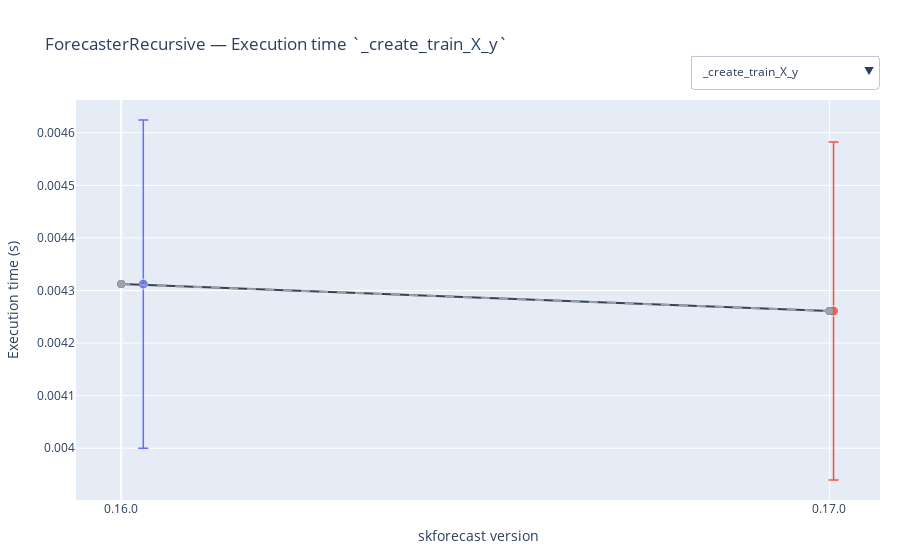

The notebook cell saved with this chart:
### Code cell
plot_benchmark_results_v2(
    results_benchmark_all,
    forecaster_names=['ForecasterRecursive', 'ForecasterAutoreg'],
    regressors='DummyRegressor',
    add_mean=True,
    add_median=True
)

### Figure 1 — Plotly figure (JSON) as saved in the notebook; plotly's stock layout.template omitted (floating-point values rounded to 4 significant figures)
{"data": [{"error_y": {"array": [0.0003121], "color": "#636EFA", "thickness": 1.5, "type": "data", "visible": true, "width": 5}, "hovertemplate": "%{text}<extra></extra>", "marker": {"color": "#636EFA", "line": {"color": "white", "width": 1}, "opacity": 0.85, "size": 10}, "mode": "markers", "text": ["Forecaster: ForecasterRecursive<br>Regressor: DummyRegressor<br>Function: ForecasterRecursive__create_train_X_y<br>Function_hash: 59b823f1ff395872fac4f7578bd859fa<br>Method: _create_train_X_y<br>Datetime: 2025-08-25 11:26:56.948536<br>Python version: 3.12.11<br>skforecast version: 0.16.0<br>numpy version: 2.1.3<br>pandas version: 2.3.2<br>sklearn version: 1.6.1<br>lightgbm version: 4.6.0<br>Platform: Linux-6.11.0-1018-azure-x86_64-with-glibc2.39<br>Processor: x86_64<br>CPU count: 4<br>Memory (GB): 16.77<br>Run time avg: 0.004312 s<br>Run time median: 0.004247 s<br>Run time p95: 0.004396 s<br>Run time std: 0.000312 s<br>Nº repeats: 30"], "type": "scatter", "visible": true, "x": [0.0312], "y": [0.004312]}, {"error_y": {"array": [0.0003214], "color": "#EF553B", "thickness": 1.5, "type": "data", "visible": true, "width": 5}, "hovertemplate": "%{text}<extra></extra>", "marker": {"color": "#EF553B", "line": {"color": "white", "width": 1}, "opacity": 0.85, "size": 10}, "mode": "markers", "text": ["Forecaster: ForecasterRecursive<br>Regressor: DummyRegressor<br>Function: ForecasterRecursive__create_train_X_y<br>Function_hash: 59b823f1ff395872fac4f7578bd859fa<br>Method: _create_train_X_y<br>Datetime: 2025-08-25 11:25:01.633692<br>Python version: 3.12.11<br>skforecast version: 0.17.0<br>numpy version: 2.1.3<br>pandas version: 2.3.2<br>sklearn version: 1.6.1<br>lightgbm version: 4.6.0<br>Platform: Linux-6.11.0-1018-azure-x86_64-with-glibc2.39<br>Processor: x86_64<br>CPU count: 4<br>Memory (GB): 16.77<br>Run time avg: 0.004261 s<br>Run time median: 0.004189 s<br>Run time p95: 0.004373 s<br>Run time std: 0.000321 s<br>Nº repeats: 30"], "type": "scatter", "visible": true, "x": [1.006], "y": [0.004261]}, {"error_y": {"array": [0.0002072], "color": "#636EFA", "thickness": 1.5, "type": "data", "visible": true, "width": 5}, "hovertemplate": "%{text}<extra></extra>", "marker": {"color": "#636EFA", "line": {"color": "white", "width": 1}, "opacity": 0.85, "size": 10}, "mode": "markers", "text": ["Forecaster: ForecasterRecursive<br>Regressor: DummyRegressor<br>Function: ForecasterRecursive_fit<br>Function_hash: 9d73eaf5faa980194d715362601eed68<br>Method: fit<br>Datetime: 2025-08-25 11:26:57.009134<br>Python version: 3.12.11<br>skforecast version: 0.16.0<br>numpy version: 2.1.3<br>pandas version: 2.3.2<br>sklearn version: 1.6.1<br>lightgbm version: 4.6.0<br>Platform: Linux-6.11.0-1018-azure-x86_64-with-glibc2.39<br>Processor: x86_64<br>CPU count: 4<br>Memory (GB): 16.77<br>Run time avg: 0.005409 s<br>Run time median: 0.005339 s<br>Run time p95: 0.005754 s<br>Run time std: 0.000207 s<br>Nº repeats: 10"], "type": "scatter", "visible": false, "x": [0.0196], "y": [0.005409]}, {"error_y": {"array": [0.0001613], "color": "#EF553B", "thickness": 1.5, "type": "data", "visible": true, "width": 5}, "hovertemplate": "%{text}<extra></extra>", "marker": {"color": "#EF553B", "line": {"color": "white", "width": 1}, "opacity": 0.85, "size": 10}, "mode": "markers", "text": ["Forecaster: ForecasterRecursive<br>Regressor: DummyRegressor<br>Function: ForecasterRecursive_fit<br>Function_hash: 9d73eaf5faa980194d715362601eed68<br>Method: fit<br>Datetime: 2025-08-25 11:25:01.691309<br>Python version: 3.12.11<br>skforecast version: 0.17.0<br>numpy version: 2.1.3<br>pandas version: 2.3.2<br>sklearn version: 1.6.1<br>lightgbm version: 4.6.0<br>Platform: Linux-6.11.0-1018-azure-x86_64-with-glibc2.39<br>Processor: x86_64<br>CPU count: 4<br>Memory (GB): 16.77<br>Run time avg: 0.005308 s<br>Run time median: 0.005252 s<br>Run time p95: 0.005579 s<br>Run time std: 0.000161 s<br>Nº repeats: 10"], "type": "scatter", "visible": false, "x": [1.005], "y": [0.005308]}, {"error_y": {"array": [2.541e-05], "color": "#636EFA", "thickness": 1.5, "type": "data", "visible": true, "width": 5}, "hovertemplate": "%{text}<extra></extra>", "marker": {"color": "#636EFA", "line": {"color": "white", "width": 1}, "opacity": 0.85, "size": 10}, "mode": "markers", "text": ["Forecaster: ForecasterRecursive<br>Regressor: DummyRegressor<br>Function: ForecasterRecursive_check_predict_inputs<br>Function_hash: e5142828938182d8f4d6d18f008a3ea4<br>Method: check_predict_inputs<br>Datetime: 2025-08-25 11:26:57.026558<br>Python version: 3.12.11<br>skforecast version: 0.16.0<br>numpy version: 2.1.3<br>pandas version: 2.3.2<br>sklearn version: 1.6.1<br>lightgbm version: 4.6.0<br>Platform: Linux-6.11.0-1018-azure-x86_64-with-glibc2.39<br>Processor: x86_64<br>CPU count: 4<br>Memory (GB): 16.77<br>Run time avg: 0.000211 s<br>Run time median: 0.000203 s<br>Run time p95: 0.000244 s<br>Run time std: 0.000025 s<br>Nº repeats: 30"], "type": "scatter", "visible": false, "x": [0.03347], "y": [0.000211]}, {"error_y": {"array": [2.321e-05], "color": "#EF553B", "thickness": 1.5, "type": "data", "visible": true, "width": 5}, "hovertemplate": "%{text}<extra></extra>", "marker": {"color": "#EF553B", "line": {"color": "white", "width": 1}, "opacity": 0.85, "size": 10}, "mode": "markers", "text": ["Forecaster: ForecasterRecursive<br>Regressor: DummyRegressor<br>Function: ForecasterRecursive_check_predict_inputs<br>Function_hash: e5142828938182d8f4d6d18f008a3ea4<br>Method: check_predict_inputs<br>Datetime: 2025-08-25 11:25:01.709046<br>Python version: 3.12.11<br>skforecast version: 0.17.0<br>numpy version: 2.1.3<br>pandas version: 2.3.2<br>sklearn version: 1.6.1<br>lightgbm version: 4.6.0<br>Platform: Linux-6.11.0-1018-azure-x86_64-with-glibc2.39<br>Processor: x86_64<br>CPU count: 4<br>Memory (GB): 16.77<br>Run time avg: 0.000216 s<br>Run time median: 0.000210 s<br>Run time p95: 0.000251 s<br>Run time std: 0.000023 s<br>Nº repeats: 30"], "type": "scatter", "visible": false, "x": [1.049], "y": [0.0002164]}, {"error_y": {"array": [8.783e-05], "color": "#636EFA", "thickness": 1.5, "type": "data", "visible": true, "width": 5}, "hovertemplate": "%{text}<extra></extra>", "marker": {"color": "#636EFA", "line": {"color": "white", "width": 1}, "opacity": 0.85, "size": 10}, "mode": "markers", "text": ["Forecaster: ForecasterRecursive<br>Regressor: DummyRegressor<br>Function: ForecasterRecursive__create_predict_inputs<br>Function_hash: 00720cf9fd37bb5bfbe41ab05dd1e25a<br>Method: _create_predict_inputs<br>Datetime: 2025-08-25 11:26:57.094355<br>Python version: 3.12.11<br>skforecast version: 0.16.0<br>numpy version: 2.1.3<br>pandas version: 2.3.2<br>sklearn version: 1.6.1<br>lightgbm version: 4.6.0<br>Platform: Linux-6.11.0-1018-azure-x86_64-with-glibc2.39<br>Processor: x86_64<br>CPU count: 4<br>Memory (GB): 16.77<br>Run time avg: 0.002125 s<br>Run time median: 0.002097 s<br>Run time p95: 0.002240 s<br>Run time std: 0.000088 s<br>Nº repeats: 30"], "type": "scatter", "visible": false, "x": [0.03138], "y": [0.002125]}, {"error_y": {"array": [6.901e-05], "color": "#EF553B", "thickness": 1.5, "type": "data", "visible": true, "width": 5}, "hovertemplate": "%{text}<extra></extra>", "marker": {"color": "#EF553B", "line": {"color": "white", "width": 1}, "opacity": 0.85, "size": 10}, "mode": "markers", "text": ["Forecaster: ForecasterRecursive<br>Regressor: DummyRegressor<br>Function: ForecasterRecursive__create_predict_inputs<br>Function_hash: 00720cf9fd37bb5bfbe41ab05dd1e25a<br>Method: _create_predict_inputs<br>Datetime: 2025-08-25 11:25:01.778164<br>Python version: 3.12.11<br>skforecast version: 0.17.0<br>numpy version: 2.1.3<br>pandas version: 2.3.2<br>sklearn version: 1.6.1<br>lightgbm version: 4.6.0<br>Platform: Linux-6.11.0-1018-azure-x86_64-with-glibc2.39<br>Processor: x86_64<br>CPU count: 4<br>Memory (GB): 16.77<br>Run time avg: 0.002169 s<br>Run time median: 0.002157 s<br>Run time p95: 0.002214 s<br>Run time std: 0.000069 s<br>Nº repeats: 30"], "type": "scatter", "visible": false, "x": [1.013], "y": [0.002169]}, {"error_y": {"array": [6.606e-05], "color": "#636EFA", "thickness": 1.5, "type": "data", "visible": true, "width": 5}, "hovertemplate": "%{text}<extra></extra>", "marker": {"color": "#636EFA", "line": {"color": "white", "width": 1}, "opacity": 0.85, "size": 10}, "mode": "markers", "text": ["Forecaster: ForecasterRecursive<br>Regressor: DummyRegressor<br>Function: ForecasterRecursive_predict<br>Function_hash: 098241567b0d263ea500b9c57823af43<br>Method: predict<br>Datetime: 2025-08-25 11:26:57.263272<br>Python version: 3.12.11<br>skforecast version: 0.16.0<br>numpy version: 2.1.3<br>pandas version: 2.3.2<br>sklearn version: 1.6.1<br>lightgbm version: 4.6.0<br>Platform: Linux-6.11.0-1018-azure-x86_64-with-glibc2.39<br>Processor: x86_64<br>CPU count: 4<br>Memory (GB): 16.77<br>Run time avg: 0.005484 s<br>Run time median: 0.005477 s<br>Run time p95: 0.005581 s<br>Run time std: 0.000066 s<br>Nº repeats: 30"], "type": "scatter", "visible": false, "x": [-0.04612], "y": [0.005484]}, {"error_y": {"array": [7.443e-05], "color": "#EF553B", "thickness": 1.5, "type": "data", "visible": true, "width": 5}, "hovertemplate": "%{text}<extra></extra>", "marker": {"color": "#EF553B", "line": {"color": "white", "width": 1}, "opacity": 0.85, "size": 10}, "mode": "markers", "text": ["Forecaster: ForecasterRecursive<br>Regressor: DummyRegressor<br>Function: ForecasterRecursive_predict<br>Function_hash: 098241567b0d263ea500b9c57823af43<br>Method: predict<br>Datetime: 2025-08-25 11:25:01.956131<br>Python version: 3.12.11<br>skforecast version: 0.17.0<br>numpy version: 2.1.3<br>pandas version: 2.3.2<br>sklearn version: 1.6.1<br>lightgbm version: 4.6.0<br>Platform: Linux-6.11.0-1018-azure-x86_64-with-glibc2.39<br>Processor: x86_64<br>CPU count: 4<br>Memory (GB): 16.77<br>Run time avg: 0.005799 s<br>Run time median: 0.005780 s<br>Run time p95: 0.005965 s<br>Run time std: 0.000074 s<br>Nº repeats: 30"], "type": "scatter", "visible": false, "x": [1.038], "y": [0.005799]}, {"error_y": {"array": [7.008e-05], "color": "#636EFA", "thickness": 1.5, "type": "data", "visible": true, "width": 5}, "hovertemplate": "%{text}<extra></extra>", "marker": {"color": "#636EFA", "line": {"color": "white", "width": 1}, "opacity": 0.85, "size": 10}, "mode": "markers", "text": ["Forecaster: ForecasterRecursive<br>Regressor: DummyRegressor<br>Function: ForecasterRecursive_predict_interval_conformal<br>Function_hash: e5b2b8e22e2931b304a30d8cdc7c802c<br>Method: predict_interval_conformal<br>Datetime: 2025-08-25 11:26:57.448052<br>Python version: 3.12.11<br>skforecast version: 0.16.0<br>numpy version: 2.1.3<br>pandas version: 2.3.2<br>sklearn version: 1.6.1<br>lightgbm version: 4.6.0<br>Platform: Linux-6.11.0-1018-azure-x86_64-with-glibc2.39<br>Processor: x86_64<br>CPU count: 4<br>Memory (GB): 16.77<br>Run time avg: 0.006011 s<br>Run time median: 0.006002 s<br>Run time p95: 0.006118 s<br>Run time std: 0.000070 s<br>Nº repeats: 30"], "type": "scatter", "visible": false, "x": [-0.02761], "y": [0.006011]}, {"error_y": {"array": [0.0001829], "color": "#EF553B", "thickness": 1.5, "type": "data", "visible": true, "width": 5}, "hovertemplate": "%{text}<extra></extra>", "marker": {"color": "#EF553B", "line": {"color": "white", "width": 1}, "opacity": 0.85, "size": 10}, "mode": "markers", "text": ["Forecaster: ForecasterRecursive<br>Regressor: DummyRegressor<br>Function: ForecasterRecursive_predict_interval_conformal<br>Function_hash: e5b2b8e22e2931b304a30d8cdc7c802c<br>Method: predict_interval_conformal<br>Datetime: 2025-08-25 11:25:02.152195<br>Python version: 3.12.11<br>skforecast version: 0.17.0<br>numpy version: 2.1.3<br>pandas version: 2.3.2<br>sklearn version: 1.6.1<br>lightgbm version: 4.6.0<br>Platform: Linux-6.11.0-1018-azure-x86_64-with-glibc2.39<br>Processor: x86_64<br>CPU count: 4<br>Memory (GB): 16.77<br>Run time avg: 0.006398 s<br>Run time median: 0.006368 s<br>Run time p95: 0.006518 s<br>Run time std: 0.000183 s<br>Nº repeats: 30"], "type": "scatter", "visible": false, "x": [1.034], "y": [0.006398]}, {"error_y": {"array": [0.0004498], "color": "#636EFA", "thickness": 1.5, "type": "data", "visible": true, "width": 5}, "hovertemplate": "%{text}<extra></extra>", "marker": {"color": "#636EFA", "line": {"color": "white", "width": 1}, "opacity": 0.85, "size": 10}, "mode": "markers", "text": ["Forecaster: ForecasterRecursive<br>Regressor: DummyRegressor<br>Function: ForecasterRecursive_backtesting<br>Function_hash: 936dae1ca00a8ed7ba0c97f2dde8c8ab<br>Method: backtesting<br>Datetime: 2025-08-25 11:26:57.820659<br>Python version: 3.12.11<br>skforecast version: 0.16.0<br>numpy version: 2.1.3<br>pandas version: 2.3.2<br>sklearn version: 1.6.1<br>lightgbm version: 4.6.0<br>Platform: Linux-6.11.0-1018-azure-x86_64-with-glibc2.39<br>Processor: x86_64<br>CPU count: 4<br>Memory (GB): 16.77<br>Run time avg: 0.073399 s<br>Run time median: 0.073117 s<br>Run time p95: 0.074089 s<br>Run time std: 0.000450 s<br>Nº repeats: 5"], "type": "scatter", "visible": false, "x": [0.04353], "y": [0.0734]}, {"error_y": {"array": [0.002284], "color": "#EF553B", "thickness": 1.5, "type": "data", "visible": true, "width": 5}, "hovertemplate": "%{text}<extra></extra>", "marker": {"color": "#EF553B", "line": {"color": "white", "width": 1}, "opacity": 0.85, "size": 10}, "mode": "markers", "text": ["Forecaster: ForecasterRecursive<br>Regressor: DummyRegressor<br>Function: ForecasterRecursive_backtesting<br>Function_hash: 936dae1ca00a8ed7ba0c97f2dde8c8ab<br>Method: backtesting<br>Datetime: 2025-08-25 11:25:02.529025<br>Python version: 3.12.11<br>skforecast version: 0.17.0<br>numpy version: 2.1.3<br>pandas version: 2.3.2<br>sklearn version: 1.6.1<br>lightgbm version: 4.6.0<br>Platform: Linux-6.11.0-1018-azure-x86_64-with-glibc2.39<br>Processor: x86_64<br>CPU count: 4<br>Memory (GB): 16.77<br>Run time avg: 0.074496 s<br>Run time median: 0.075701 s<br>Run time p95: 0.076808 s<br>Run time std: 0.002284 s<br>Nº repeats: 5"], "type": "scatter", "visible": false, "x": [0.9561], "y": [0.0745]}, {"error_y": {"array": [0.000307], "color": "#636EFA", "thickness": 1.5, "type": "data", "visible": true, "width": 5}, "hovertemplate": "%{text}<extra></extra>", "marker": {"color": "#636EFA", "line": {"color": "white", "width": 1}, "opacity": 0.85, "size": 10}, "mode": "markers", "text": ["Forecaster: ForecasterRecursive<br>Regressor: DummyRegressor<br>Function: ForecasterRecursive_backtesting_conformal<br>Function_hash: d4ae7ffd93daffa8f7d0b9c6a839cdc7<br>Method: backtesting_conformal<br>Datetime: 2025-08-25 11:26:58.244216<br>Python version: 3.12.11<br>skforecast version: 0.16.0<br>numpy version: 2.1.3<br>pandas version: 2.3.2<br>sklearn version: 1.6.1<br>lightgbm version: 4.6.0<br>Platform: Linux-6.11.0-1018-azure-x86_64-with-glibc2.39<br>Processor: x86_64<br>CPU count: 4<br>Memory (GB): 16.77<br>Run time avg: 0.083806 s<br>Run time median: 0.084010 s<br>Run time p95: 0.084089 s<br>Run time std: 0.000307 s<br>Nº repeats: 5"], "type": "scatter", "visible": false, "x": [0.01232], "y": [0.08381]}, {"error_y": {"array": [9.945e-05], "color": "#EF553B", "thickness": 1.5, "type": "data", "visible": true, "width": 5}, "hovertemplate": "%{text}<extra></extra>", "marker": {"color": "#EF553B", "line": {"color": "white", "width": 1}, "opacity": 0.85, "size": 10}, "mode": "markers", "text": ["Forecaster: ForecasterRecursive<br>Regressor: DummyRegressor<br>Function: ForecasterRecursive_backtesting_conformal<br>Function_hash: d4ae7ffd93daffa8f7d0b9c6a839cdc7<br>Method: backtesting_conformal<br>Datetime: 2025-08-25 11:25:02.940787<br>Python version: 3.12.11<br>skforecast version: 0.17.0<br>numpy version: 2.1.3<br>pandas version: 2.3.2<br>sklearn version: 1.6.1<br>lightgbm version: 4.6.0<br>Platform: Linux-6.11.0-1018-azure-x86_64-with-glibc2.39<br>Processor: x86_64<br>CPU count: 4<br>Memory (GB): 16.77<br>Run time avg: 0.081490 s<br>Run time median: 0.081428 s<br>Run time p95: 0.081620 s<br>Run time std: 0.000099 s<br>Nº repeats: 5"], "type": "scatter", "visible": false, "x": [0.9685], "y": [0.08149]}, {"line": {"color": "#374151", "width": 2}, "marker": {"color": "#374151", "size": 8}, "mode": "lines+markers", "name": "Median (per version)", "type": "scatter", "visible": true, "x": [0, 1], "y": [0.004312, 0.004261]}, {"line": {"color": "#374151", "width": 2}, "marker": {"color": "#374151", "size": 8}, "mode": "lines+markers", "name": "Median (per version)", "type": "scatter", "visible": false, "x": [0, 1], "y": [0.005409, 0.005308]}, {"line": {"color": "#374151", "width": 2}, "marker": {"color": "#374151", "size": 8}, "mode": "lines+markers", "name": "Median (per version)", "type": "scatter", "visible": false, "x": [0, 1], "y": [0.000211, 0.0002164]}, {"line": {"color": "#374151", "width": 2}, "marker": {"color": "#374151", "size": 8}, "mode": "lines+markers", "name": "Median (per version)", "type": "scatter", "visible": false, "x": [0, 1], "y": [0.002125, 0.002169]}, {"line": {"color": "#374151", "width": 2}, "marker": {"color": "#374151", "size": 8}, "mode": "lines+markers", "name": "Median (per version)", "type": "scatter", "visible": false, "x": [0, 1], "y": [0.005484, 0.005799]}, {"line": {"color": "#374151", "width": 2}, "marker": {"color": "#374151", "size": 8}, "mode": "lines+markers", "name": "Median (per version)", "type": "scatter", "visible": false, "x": [0, 1], "y": [0.006011, 0.006398]}, {"line": {"color": "#374151", "width": 2}, "marker": {"color": "#374151", "size": 8}, "mode": "lines+markers", "name": "Median (per version)", "type": "scatter", "visible": false, "x": [0, 1], "y": [0.0734, 0.0745]}, {"line": {"color": "#374151", "width": 2}, "marker": {"color": "#374151", "size": 8}, "mode": "lines+markers", "name": "Median (per version)", "type": "scatter", "visible": false, "x": [0, 1], "y": [0.08381, 0.08149]}, {"line": {"color": "#9CA3AF", "dash": "dash", "width": 2}, "marker": {"color": "#9CA3AF", "size": 8}, "mode": "lines+markers", "name": "Mean (per version)", "type": "scatter", "visible": true, "x": [0, 1], "y": [0.004312, 0.004261]}, {"line": {"color": "#9CA3AF", "dash": "dash", "width": 2}, "marker": {"color": "#9CA3AF", "size": 8}, "mode": "lines+markers", "name": "Mean (per version)", "type": "scatter", "visible": false, "x": [0, 1], "y": [0.005409, 0.005308]}, {"line": {"color": "#9CA3AF", "dash": "dash", "width": 2}, "marker": {"color": "#9CA3AF", "size": 8}, "mode": "lines+markers", "name": "Mean (per version)", "type": "scatter", "visible": false, "x": [0, 1], "y": [0.000211, 0.0002164]}, {"line": {"color": "#9CA3AF", "dash": "dash", "width": 2}, "marker": {"color": "#9CA3AF", "size": 8}, "mode": "lines+markers", "name": "Mean (per version)", "type": "scatter", "visible": false, "x": [0, 1], "y": [0.002125, 0.002169]}, {"line": {"color": "#9CA3AF", "dash": "dash", "width": 2}, "marker": {"color": "#9CA3AF", "size": 8}, "mode": "lines+markers", "name": "Mean (per version)", "type": "scatter", "visible": false, "x": [0, 1], "y": [0.005484, 0.005799]}, {"line": {"color": "#9CA3AF", "dash": "dash", "width": 2}, "marker": {"color": "#9CA3AF", "size": 8}, "mode": "lines+markers", "name": "Mean (per version)", "type": "scatter", "visible": false, "x": [0, 1], "y": [0.006011, 0.006398]}, {"line": {"color": "#9CA3AF", "dash": "dash", "width": 2}, "marker": {"color": "#9CA3AF", "size": 8}, "mode": "lines+markers", "name": "Mean (per version)", "type": "scatter", "visible": false, "x": [0, 1], "y": [0.0734, 0.0745]}, {"line": {"color": "#9CA3AF", "dash": "dash", "width": 2}, "marker": {"color": "#9CA3AF", "size": 8}, "mode": "lines+markers", "name": "Mean (per version)", "type": "scatter", "visible": false, "x": [0, 1], "y": [0.08381, 0.08149]}], "layout": {"legend": {"title": {"text": ""}}, "margin": {"b": 60, "l": 60, "r": 20, "t": 100}, "showlegend": false, "title": {"text": "ForecasterRecursive — Execution time `_create_train_X_y`"}, "updatemenus": [{"buttons": [{"args": [{"visible": [true, true, false, false, false, false, false, false, false, false, false, false, false, false, false, false, true, false, false, false, false, false, false, false, true, false, false, false, false, false, false, false]}, {"title": "Execution time — method: _create_train_X_y"}], "label": "_create_train_X_y", "method": "update"}, {"args": [{"visible": [false, false, true, true, false, false, false, false, false, false, false, false, false, false, false, false, false, true, false, false, false, false, false, false, false, true, false, false, false, false, false, false]}, {"title": "Execution time — method: fit"}], "label": "fit", "method": "update"}, {"args": [{"visible": [false, false, false, false, true, true, false, false, false, false, false, false, false, false, false, false, false, false, true, false, false, false, false, false, false, false, true, false, false, false, false, false]}, {"title": "Execution time — method: check_predict_inputs"}], "label": "check_predict_inputs", "method": "update"}, {"args": [{"visible": [false, false, false, false, false, false, true, true, false, false, false, false, false, false, false, false, false, false, false, true, false, false, false, false, false, false, false, true, false, false, false, false]}, {"title": "Execution time — method: _create_predict_inputs"}], "label": "_create_predict_inputs", "method": "update"}, {"args": [{"visible": [false, false, false, false, false, false, false, false, true, true, false, false, false, false, false, false, false, false, false, false, true, false, false, false, false, false, false, false, true, false, false, false]}, {"title": "Execution time — method: predict"}], "label": "predict", "method": "update"}, {"args": [{"visible": [false, false, false, false, false, false, false, false, false, false, true, true, false, false, false, false, false, false, false, false, false, true, false, false, false, false, false, false, false, true, false, false]}, {"title": "Execution time — method: predict_interval_conformal"}], "label": "predict_interval_conformal", "method": "update"}, {"args": [{"visible": [false, false, false, false, false, false, false, false, false, false, false, false, true, true, false, false, false, false, false, false, false, false, true, false, false, false, false, false, false, false, true, false]}, {"title": "Execution time — method: backtesting"}], "label": "backtesting", "method": "update"}, {"args": [{"visible": [false, false, false, false, false, false, false, false, false, false, false, false, false, false, true, true, false, false, false, false, false, false, false, true, false, false, false, false, false, false, false, true]}, {"title": "Execution time — method: backtesting_conformal"}], "label": "backtesting_conformal", "method": "update"}], "direction": "down", "pad": {"r": 2, "t": 0}, "showactive": true, "type": "dropdown", "x": 1, "xanchor": "right", "y": 1.03, "yanchor": "bottom"}], "xaxis": {"automargin": true, "tickangle": 0, "tickmode": "array", "ticktext": ["0.16.0", "0.17.0"], "tickvals": [0, 1], "title": {"text": "skforecast version"}}, "yaxis": {"title": {"text": "Execution time (s)"}}}}
